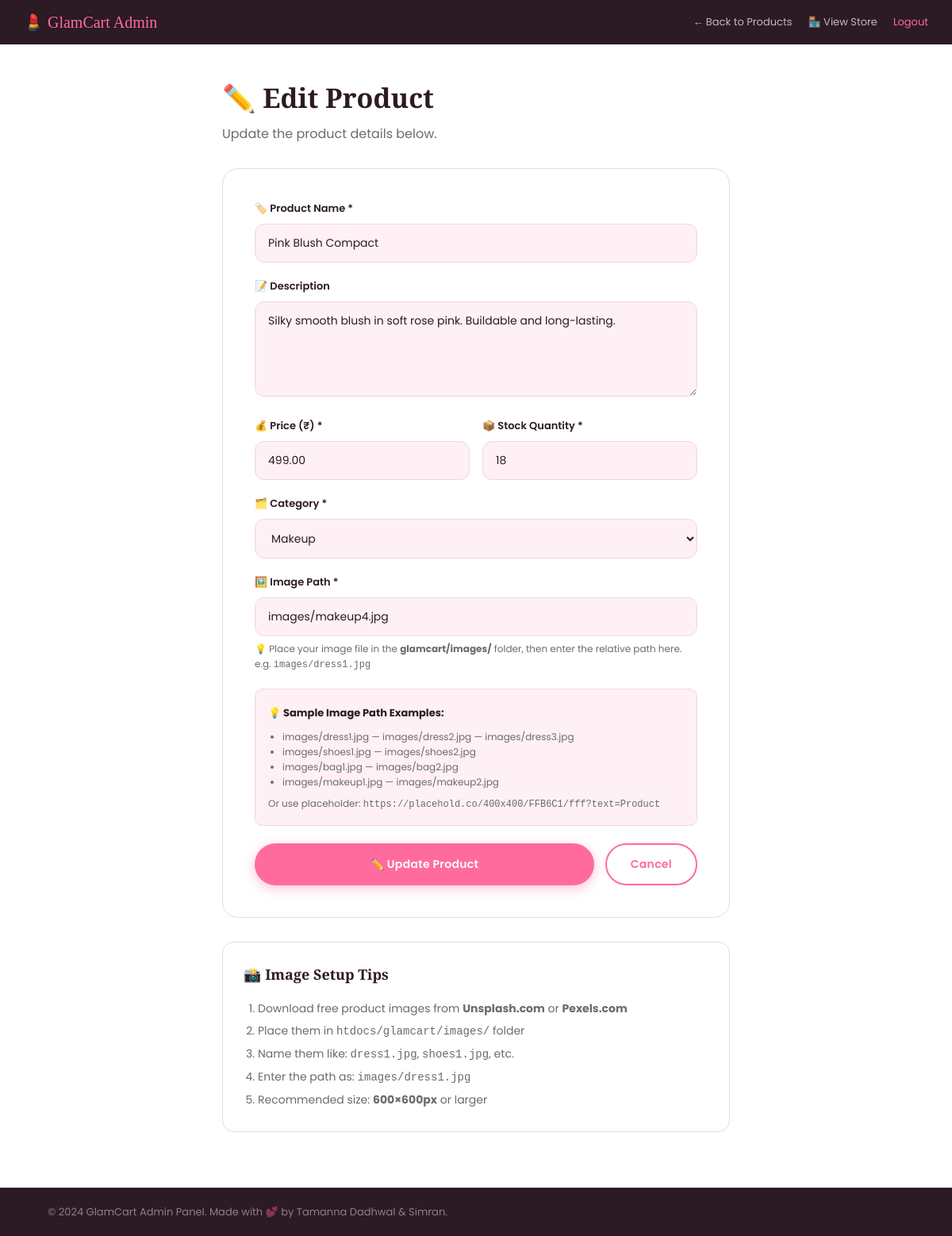
Screenshot of /add_product.php?edit=18 (signed in) with the database file from the repository.
### tables this page shows
CREATE TABLE IF NOT EXISTS products (
    id INT AUTO_INCREMENT PRIMARY KEY,
    name VARCHAR(200) NOT NULL,
    description TEXT,
    price DECIMAL(10,2) NOT NULL,
    image VARCHAR(255) NOT NULL,
    category_id INT,
    stock INT DEFAULT 10,
    created_at TIMESTAMP DEFAULT CURRENT_TIMESTAMP,
    FOREIGN KEY (category_id) REFERENCES categories(id) ON DELETE SET NULL
);

CREATE TABLE IF NOT EXISTS categories (
    id INT AUTO_INCREMENT PRIMARY KEY,
    name VARCHAR(100) NOT NULL
);

### add_product.php (the view, shortened to what this page needs)
<?php
require_once 'db.php';
$editing    = false;
$edit_data  = null;
$edit_id    = 0;
if (isset($_GET['edit']) && is_numeric($_GET['edit'])) {
    $edit_id = (int)$_GET['edit'];
    $res     = mysqli_query($conn, "SELECT * FROM products WHERE id = $edit_id LIMIT 1");
    if (mysqli_num_rows($res) > 0) {
        $edit_data = mysqli_fetch_assoc($res);
        $editing   = true;
    }
}
$categories = [];
$cat_result = mysqli_query($conn, "SELECT * FROM categories ORDER BY name");
while ($cat = mysqli_fetch_assoc($cat_result)) {
    $categories[] = $cat;
}
?>
<!DOCTYPE html>
<html lang="en">
<head>
    <link rel="stylesheet" href="style.css">
</head>
<body>
<div style="background:var(--dark);color:white;padding:12px 30px;display:flex;justify-content:space-between;align-items:center;">
    <span style="font-family:var(--font-head);font-size:20px;color:var(--pink);">💄 GlamCart Admin</span>
    <div style="display:flex;gap:20px;font-size:13px;">
        <a href="admin.php?tab=products" style="color:rgba(255,255,255,0.7);">← Back to Products</a>
        <a href="index.php" style="color:rgba(255,255,255,0.7);">🏪 View Store</a>
        <a href="logout.php" style="color:var(--pink);">Logout</a>
    </div>
</div>
<div class="section" style="max-width:760px;padding-top:40px;">
    <div style="margin-bottom:30px;">
        <h1 style="font-family:var(--font-head);font-size:34px;color:var(--dark);">
            <?php echo $editing ? '✏️ Edit Product' : '➕ Add New Product'; ?>
        </h1>
        <p style="color:var(--gray);margin-top:6px;">
            <?php echo $editing ? 'Update the product details below.' : 'Fill in the details to add a new product to the store.'; ?>
        </p>
    </div>
    <div class="add-product-form">
        <form method="POST" action="add_product.php<?php echo $editing ? "?edit=$edit_id" : ''; ?>">
            <div class="form-group">
                <label>🏷️ Product Name *</label>
                <input type="text" name="name"
                       placeholder="e.g. Floral Summer Dress"
                       value="<?php echo $editing ? htmlspecialchars($edit_data['name']) : (isset($_POST['name']) ? htmlspecialchars($_POST['name']) : ''); ?>"
                       required>
            </div>
            <div class="form-group">
                <label>📝 Description</label>
                <textarea name="description" placeholder="Write a brief product description..." rows="4"><?php
                    echo $editing ? htmlspecialchars($edit_data['description']) : (isset($_POST['description']) ? htmlspecialchars($_POST['description']) : '');
                ?></textarea>
            </div>
            <div class="form-row">
                <div class="form-group">
                    <label>💰 Price (₹) *</label>
                    <input type="number" name="price" step="0.01" min="0"
                           placeholder="e.g. 1299.00"
                           value="<?php echo $editing ? $edit_data['price'] : (isset($_POST['price']) ? $_POST['price'] : ''); ?>"
                           required>
                </div>
                <div class="form-group">
                    <label>📦 Stock Quantity *</label>
                    <input type="number" name="stock" min="0"
                           placeholder="e.g. 20"
                           value="<?php echo $editing ? $edit_data['stock'] : (isset($_POST['stock']) ? $_POST['stock'] : '10'); ?>">
                </div>
            </div>
            <div class="form-group">
                <label>🗂️ Category *</label>
                <select name="category_id" required>
                    <?php foreach ($categories as $cat): ?>
                        <option value="<?php echo $cat['id']; ?>"
                            <?php
                            $selected_cat = $editing ? $edit_data['category_id'] : (isset($_POST['category_id']) ? $_POST['category_id'] : 0);
                            echo ($selected_cat == $cat['id']) ? 'selected' : '';
                            ?>>
                            <?php echo htmlspecialchars($cat['name']); ?>
                        </option>
                    <?php endforeach; ?>
                </select>
            </div>
            <div class="form-group">
                <label>🖼️ Image Path *</label>
                <input type="text" name="image_path"
                       placeholder="e.g. images/dress1.jpg"
                       value="<?php echo $editing ? htmlspecialchars($edit_data['image']) : (isset($_POST['image_path']) ? htmlspecialchars($_POST['image_path']) : ''); ?>">
                <small style="color:var(--gray);font-size:12px;margin-top:6px;display:block;">
                    💡 Place your image file in the <strong>glamcart/images/</strong> folder, then enter the relative path here.
                    e.g. <code>images/dress1.jpg</code>
                </small>
            </div>
            <div style="background:var(--pink-pale);border:1px solid var(--border);border-radius:10px;padding:16px;margin-bottom:22px;">
                <strong style="font-size:13px;">💡 Sample Image Path Examples:</strong>
                <ul style="margin-top:8px;font-size:12px;color:var(--gray);list-style:disc;padding-left:18px;">
                    <li>images/dress1.jpg — images/dress2.jpg — images/dress3.jpg</li>
                    <li>images/shoes1.jpg — images/shoes2.jpg</li>
                    <li>images/bag1.jpg — images/bag2.jpg</li>
                    <li>images/makeup1.jpg — images/makeup2.jpg</li>
                </ul>
                <p style="font-size:12px;color:var(--gray);margin-top:8px;">
                    Or use placeholder: <code>https://placehold.co/400x400/FFB6C1/fff?text=Product</code>
                </p>
            </div>
            <div style="display:flex;gap:14px;">
                <button type="submit" class="btn btn-primary" style="flex:1;justify-content:center;">
                    <?php echo $editing ? '✏️ Update Product' : '➕ Add Product'; ?>
                </button>
                <a href="admin.php?tab=products" class="btn btn-outline" style="flex:0 0 auto;">Cancel</a>
            </div>
        </form>
    </div>
    <div style="margin-top:30px;background:white;border:1px solid var(--border);border-radius:14px;padding:26px;">
        <h3 style="font-family:var(--font-head);font-size:18px;margin-bottom:14px;">📸 Image Setup Tips</h3>
        <ol style="font-size:14px;color:var(--gray);line-height:2;padding-left:18px;">
            <li>Download free product images from <strong>Unsplash.com</strong> or <strong>Pexels.com</strong></li>
            <li>Place them in <code>htdocs/glamcart/images/</code> folder</li>
            <li>Name them like: <code>dress1.jpg</code>, <code>shoes1.jpg</code>, etc.</li>
            <li>Enter the path as: <code>images/dress1.jpg</code></li>
            <li>Recommended size: <strong>600×600px</strong> or larger</li>
        </ol>
    </div>
</div>
<footer>
    <div class="footer-bottom" style="max-width:100%;border-top:1px solid rgba(255,255,255,0.08);padding:20px 60px;">
        <p>© 2024 GlamCart Admin Panel. Made with 💕 by Tamanna Dadhwal & Simran.</p>
    </div>
</footer>
</body>
</html>

### style.css (style rules this page uses)
:root { --pink: #FF6B9D; --pink-dark: #E0527F; --pink-light: #FFE4EF; --pink-pale: #FFF0F6; --rose: #FF3E7F; --gold: #C9A96E; --dark: #2C1A24; --gray: #6B6B6B; --light-gray: #F7F7F7; --white: #FFFFFF; --border: #F0D6E4; --shadow: 0 4px 20px rgba(255,107,157,0.15); --shadow-lg: 0 8px 40px rgba(255,107,157,0.2); --radius: 12px; --radius-lg: 20px; --font-head: 'Playfair Display', serif; --font-body: 'Poppins', sans-serif; --transition: all 0.3s ease; }
*, *::before, *::after { box-sizing: border-box; margin: 0; padding: 0; }
html { scroll-behavior: smooth; }
body { font-family: var(--font-body); background: var(--white); color: var(--dark); line-height: 1.6; min-height: 100vh; display: flex; flex-direction: column; }
a { text-decoration: none; color: inherit; transition: var(--transition); }
ul { list-style: none; }
input, textarea, select, button { font-family: var(--font-body); }
.btn { display: inline-flex; align-items: center; gap: 8px; padding: 13px 30px; border-radius: 50px; font-size: 14px; font-weight: 600; cursor: pointer; border: none; transition: var(--transition); letter-spacing: 0.3px; }
.btn-primary { background: var(--pink); color: var(--white); box-shadow: 0 4px 15px rgba(255,107,157,0.4); }
.btn-outline { background: transparent; color: var(--pink); border: 2px solid var(--pink); }
.section { padding: 70px 60px; max-width: 1400px; margin: 0 auto; width: 100%; }
.form-group { margin-bottom: 20px; }
.form-group label { display: block; font-size: 13px; font-weight: 600; color: var(--dark); margin-bottom: 8px; }
.form-group input, .form-group select, .form-group textarea { width: 100%; padding: 13px 16px; border: 1.5px solid var(--border); border-radius: var(--radius); font-size: 14px; color: var(--dark); background: var(--pink-pale); transition: var(--transition); outline: none; }
.form-group textarea { resize: vertical; min-height: 120px; }
.form-row { display: grid; grid-template-columns: 1fr 1fr; gap: 16px; }
.add-product-form { background: white; border-radius: var(--radius-lg); padding: 40px; border: 1px solid var(--border); max-width: 700px; }
footer { background: var(--dark); color: white; margin-top: auto; }
.footer-bottom { border-top: 1px solid rgba(255,255,255,0.08); padding: 20px 60px; max-width: 1400px; margin: 0 auto; display: flex; justify-content: space-between; align-items: center; font-size: 13px; color: rgba(255,255,255,0.45); }

### rows the page displays
products: name "Pink Blush Compact", description "Silky smooth blush in soft rose pink. Buildable and long-lasting.", price "499.00", stock "18", category_id "Makeup", image_path "images/makeup4.jpg"
